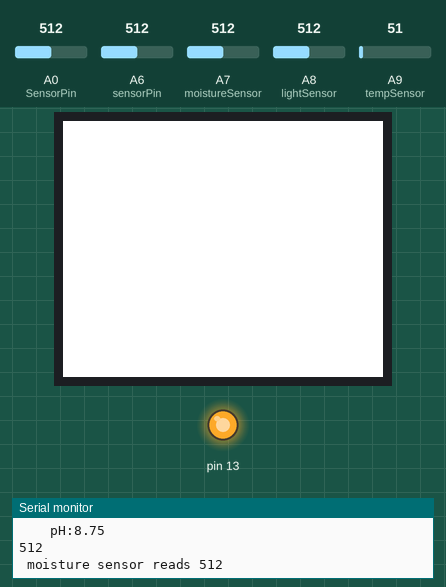
Simulated run of this sketch. Board: Arduino Mega 2560, built with avr-gcc and run on an emulated ATmega2560. Shown: 160×128 colour display, output pins drawn as LEDs (lit = HIGH), the last lines printed to the serial monitor. The inputs (shaded band) are chosen by the test bench; at power-on: A0 (SensorPin) = 512, A6 (sensorPin) = 512, A7 (moistureSensor) = 512, A8 (lightSensor) = 512, A9 (tempSensor) = 51.

Above: at 1.2 s.
1.3 s: A0 (SensorPin) set to 30
At 4.9 s:
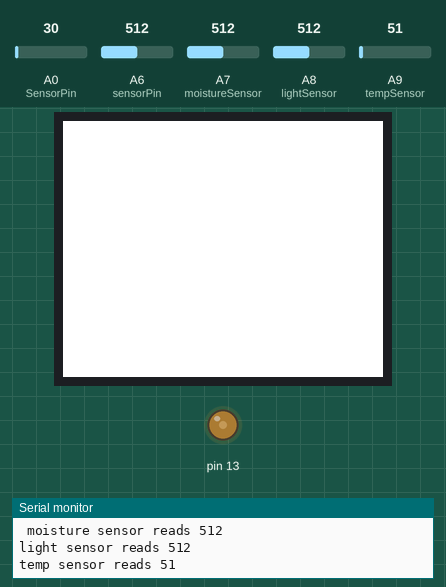
9.7 s: A0 (SensorPin) set to 992
At 13.5 s:
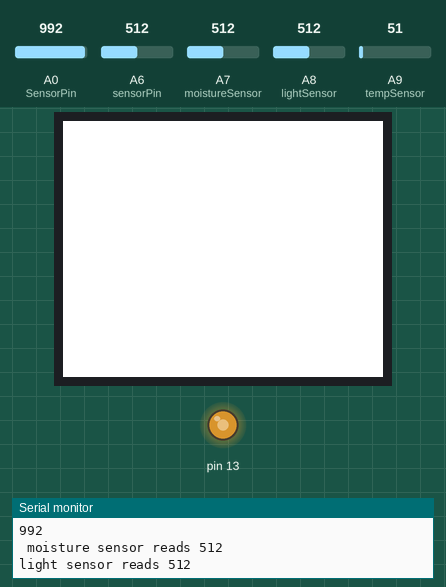
Timing chart, 0 to 24.1 s (numbered marks = the images above; inputs shaded):
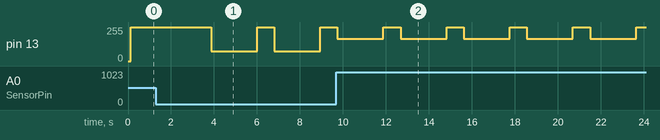

Measured:
- by itself, pin 13: alternates 255/255 for 0.80 s and 168/255 for 2.1 s

The sketch:

my_Crops.ino
```cpp
#include <SPI.h>
#include <TFT.h>
#include <SoftwareSerial.h>
#define SensorPin 0
//screen pins
#define cs   10
#define dc   9
#define rst  8
TFT TFTscreen = TFT(cs, dc, rst);

SoftwareSerial BTserial(10, 11);

unsigned long int avgValue;
float b;
char sensorPrintout[4];
int buf[10],temp;
int sensorPin = A6;
int moistureSensor = A7;
int lightSensor = A8;
int tempSensor = A9;
int sensorValue = 0;
int moisture_val;
int light_val;
int temp_val;

void setup()
{
  pinMode(13,OUTPUT);
  Serial.begin(9600);
  Serial.println("Ready");
  BTserial.begin(9600);
  TFTscreen.begin();
  TFTscreen.background(255,255,255);

}
void loop()
{
  for(int i=0;i<10;i++)
  {
    buf[i]=analogRead(SensorPin);
    delay(10);
  }
  for(int i=0;i<9;i++)
  {
    for(int j=i+1;j<10;j++)
    {
      if(buf[i]>buf[j])
      {
        temp=buf[i];
        buf[i]=buf[j];
        buf[j]=temp;
      }
    }
  }
  avgValue=0;
  for(int i=2;i<8;i++)
    avgValue+=buf[i];
  float phValue=(float)avgValue*5.0/1024/6;
  phValue=3.5*phValue;
  Serial.print("    pH:");
  Serial.print(phValue,2);
  Serial.println(" ");
  digitalWrite(13, HIGH);
  delay(800);
  digitalWrite(13, LOW);
  int sensorValue = analogRead(A0);
  analogWrite(13, sensorValue * (51.0 / 1023.0) * 50);
  if(sensorValue > 0){
     Serial.println(sensorValue);
     Serial.print(" ");
  moisture_val = analogRead(moistureSensor); // read the value from the moisture-sensing probes
  Serial.print("moisture sensor reads ");
  Serial.println( moisture_val );
  delay(500);
  light_val = analogRead(lightSensor); // read the value from the photosensor
  Serial.print("light sensor reads ");
  Serial.println( light_val );
  delay(500);
  temp_val = analogRead(tempSensor);
  Serial.print("temp sensor reads ");
  Serial.println( temp_val );
  delay(1000);
  sensorValue = analogRead(sensorPin);
  BTserial.print(light_val);
  BTserial.print(",");
  BTserial.print(temp_val);
  BTserial.print(",");
  BTserial.print(moisture_val);
  BTserial.print(",");
  BTserial.print(sensorValue);
  BTserial.print(";");
  delay(20);}
}
```
